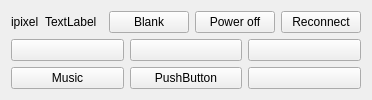
      <widget class="QWidget" name="page_5">
       <layout class="QVBoxLayout" name="verticalLayout_6">
        <item>
         <widget class="QWidget" name="widget_4" native="true">
          <property name="sizePolicy">
           <sizepolicy hsizetype="Preferred" vsizetype="Maximum">
            <horstretch>0</horstretch>
            <verstretch>0</verstretch>
           </sizepolicy>
          </property>
          <layout class="QHBoxLayout" name="horizontalLayout_2">
           <property name="leftMargin">
            <number>0</number>
           </property>
           <property name="topMargin">
            <number>0</number>
           </property>
           <property name="rightMargin">
            <number>0</number>
           </property>
           <property name="bottomMargin">
            <number>0</number>
           </property>
           <item>
            <widget class="QLabel" name="label_9">
             <property name="sizePolicy">
              <sizepolicy hsizetype="Maximum" vsizetype="Minimum">
               <horstretch>0</horstretch>
               <verstretch>0</verstretch>
              </sizepolicy>
             </property>
             <property name="text">
              <string>ipixel</string>
             </property>
            </widget>
           </item>
           <item>
            <widget class="QLabel" name="label_22">
             <property name="sizePolicy">
              <sizepolicy hsizetype="Maximum" vsizetype="Preferred">
               <horstretch>0</horstretch>
               <verstretch>0</verstretch>
              </sizepolicy>
             </property>
             <property name="text">
              <string>TextLabel</string>
             </property>
            </widget>
           </item>
           <item>
            <widget class="QWidget" name="widget_6" native="true">
             <property name="sizePolicy">
              <sizepolicy hsizetype="Minimum" vsizetype="Minimum">
               <horstretch>0</horstretch>
               <verstretch>0</verstretch>
              </sizepolicy>
             </property>
            </widget>
           </item>
           <item>
            <widget class="QPushButton" name="pushButton_4">
             <property name="sizePolicy">
              <sizepolicy hsizetype="Maximum" vsizetype="Fixed">
               <horstretch>0</horstretch>
               <verstretch>0</verstretch>
              </sizepolicy>
             </property>
             <property name="text">
              <string>Blank</string>
             </property>
            </widget>
           </item>
           <item>
            <widget class="QPushButton" name="pushButton_11">
             <property name="sizePolicy">
              <sizepolicy hsizetype="Maximum" vsizetype="Fixed">
               <horstretch>0</horstretch>
               <verstretch>0</verstretch>
              </sizepolicy>
             </property>
             <property name="text">
              <string>Power off</string>
             </property>
            </widget>
           </item>
           <item>
            <widget class="QPushButton" name="pushButton_5">
             <property name="sizePolicy">
              <sizepolicy hsizetype="Maximum" vsizetype="Fixed">
               <horstretch>0</horstretch>
               <verstretch>0</verstretch>
              </sizepolicy>
             </property>
             <property name="text">
              <string>Reconnect</string>
             </property>
            </widget>
           </item>
          </layout>
         </widget>
        </item>
        <item>
         <widget class="QWidget" name="widget_5" native="true">
          <layout class="QGridLayout" name="gridLayout">
           <property name="leftMargin">
            <number>0</number>
           </property>
           <property name="topMargin">
            <number>0</number>
           </property>
           <property name="rightMargin">
            <number>0</number>
           </property>
           <property name="bottomMargin">
            <number>0</number>
           </property>
           <item row="2" column="1">
            <widget class="QPushButton" name="pushButton_13">
             <property name="sizePolicy">
              <sizepolicy hsizetype="Minimum" vsizetype="Minimum">
               <horstretch>0</horstretch>
               <verstretch>0</verstretch>
              </sizepolicy>
             </property>
             <property name="text">
              <string>PushButton</string>
             </property>
            </widget>
           </item>
           <item row="0" column="2">
            <widget class="QPushButton" name="pushButton_8">
             <property name="sizePolicy">
              <sizepolicy hsizetype="Minimum" vsizetype="Minimum">
               <horstretch>0</horstretch>
               <verstretch>0</verstretch>
              </sizepolicy>
             </property>
             <property name="styleSheet">
              <string notr="true">image: url(:/icons/icons/clock.svg);</string>
             </property>
             <property name="text">
              <string/>
             </property>
            </widget>
           </item>
           <item row="0" column="0">
            <widget class="QPushButton" name="pushButton_6">
             <property name="sizePolicy">
              <sizepolicy hsizetype="Minimum" vsizetype="Minimum">
               <horstretch>0</horstretch>
               <verstretch>0</verstretch>
              </sizepolicy>
             </property>
             <property name="styleSheet">
              <string notr="true">image: url(:/icons/icons/text.svg);</string>
             </property>
             <property name="text">
              <string/>
             </property>
            </widget>
           </item>
           <item row="0" column="1">
            <widget class="QPushButton" name="pushButton_7">
             <property name="sizePolicy">
              <sizepolicy hsizetype="Minimum" vsizetype="Minimum">
               <horstretch>0</horstretch>
               <verstretch>0</verstretch>
              </sizepolicy>
             </property>
             <property name="styleSheet">
              <string notr="true">image: url(:/icons/icons/image.svg);</string>
             </property>
             <property name="text">
              <string/>
             </property>
            </widget>
           </item>
           <item row="2" column="2">
            <widget class="QPushButton" name="pushButton_14">
             <property name="sizePolicy">
              <sizepolicy hsizetype="Minimum" vsizetype="Minimum">
               <horstretch>0</horstretch>
               <verstretch>0</verstretch>
              </sizepolicy>
             </property>
             <property name="styleSheet">
              <string notr="true">image: url(:/icons/icons/settings.svg);</string>
             </property>
             <property name="text">
              <string/>
             </property>
            </widget>
           </item>
           <item row="2" column="0">
            <widget class="QPushButton" name="pushButton_12">
             <property name="sizePolicy">
              <sizepolicy hsizetype="Minimum" vsizetype="Minimum">
               <horstretch>0</horstretch>
               <verstretch>0</verstretch>
              </sizepolicy>
             </property>
             <property name="text">
              <string>Music</string>
             </property>
            </widget>
           </item>
          </layout>
         </widget>
        </item>
       </layout>
      </widget>
